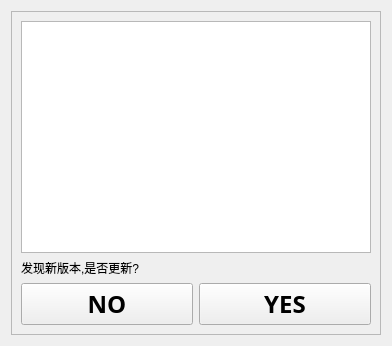
<?xml version="1.0" encoding="UTF-8"?>
<ui version="4.0">
 <class>FormUpdate</class>
 <widget class="QWidget" name="FormUpdate">
  <property name="geometry">
   <rect>
    <x>0</x>
    <y>0</y>
    <width>392</width>
    <height>346</height>
   </rect>
  </property>
  <property name="windowTitle">
   <string>Form</string>
  </property>
  <layout class="QVBoxLayout" name="verticalLayout">
   <item>
    <widget class="QFrame" name="frame">
     <property name="frameShape">
      <enum>QFrame::StyledPanel</enum>
     </property>
     <property name="frameShadow">
      <enum>QFrame::Raised</enum>
     </property>
     <layout class="QGridLayout" name="gridLayout">
      <item row="0" column="0" colspan="2">
       <widget class="QPlainTextEdit" name="pte_update_txt"/>
      </item>
      <item row="1" column="0" colspan="2">
       <widget class="QLabel" name="lb_title">
        <property name="text">
         <string>发现新版本,是否更新?</string>
        </property>
       </widget>
      </item>
      <item row="2" column="0">
       <widget class="QPushButton" name="bt_no">
        <property name="font">
         <font>
          <family>微软雅黑</family>
          <pointsize>18</pointsize>
          <weight>75</weight>
          <bold>true</bold>
         </font>
        </property>
        <property name="text">
         <string>NO</string>
        </property>
       </widget>
      </item>
      <item row="2" column="1">
       <widget class="QPushButton" name="bt_yes">
        <property name="font">
         <font>
          <family>微软雅黑</family>
          <pointsize>18</pointsize>
          <weight>75</weight>
          <bold>true</bold>
         </font>
        </property>
        <property name="text">
         <string>YES</string>
        </property>
       </widget>
      </item>
     </layout>
    </widget>
   </item>
  </layout>
 </widget>
 <resources/>
 <connections/>
</ui>
